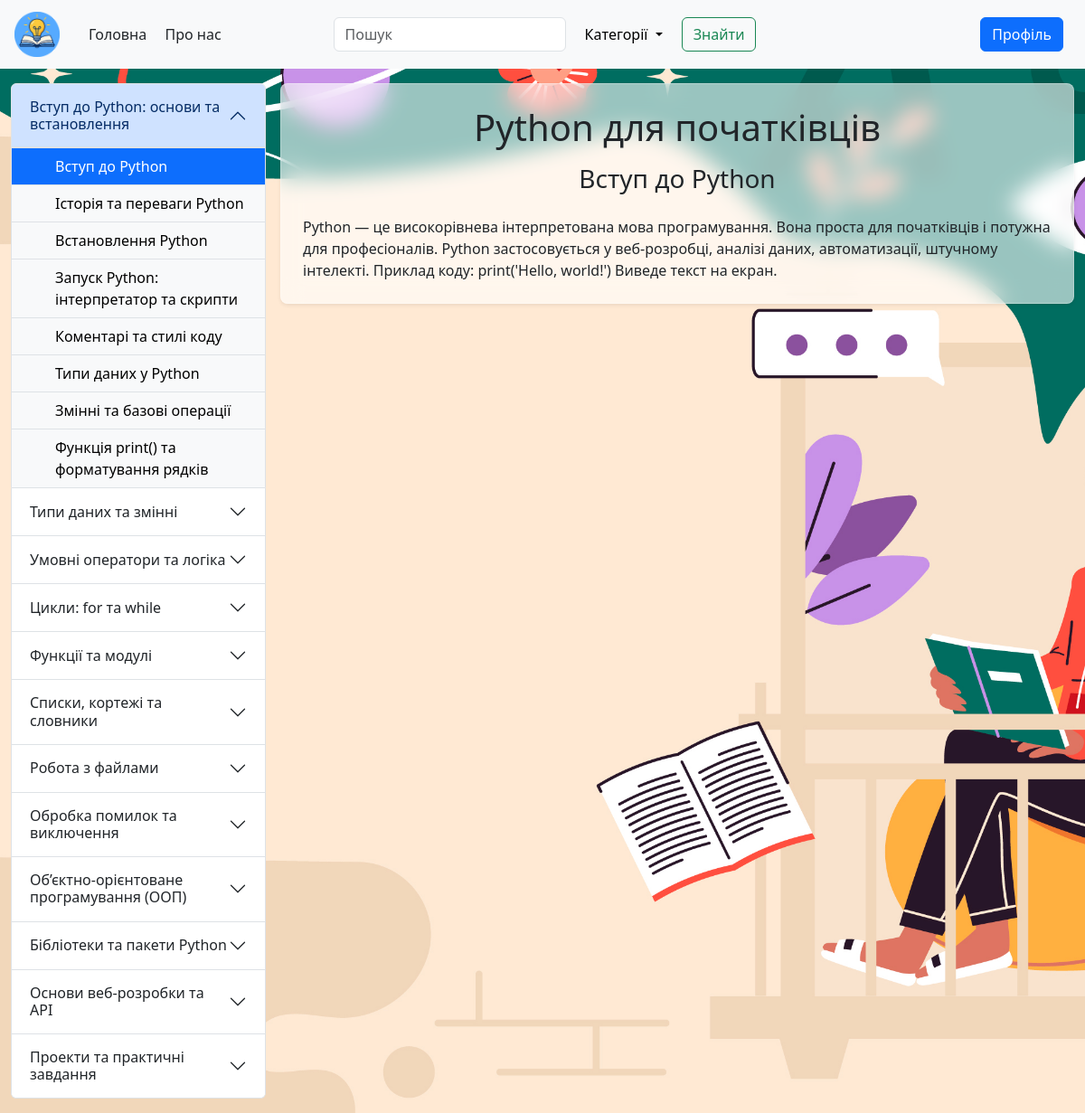
Page /course/1/1/1 (signed in) on the committed database.
### tables this page shows
CREATE TABLE modules
                      (
                          id          INTEGER PRIMARY KEY AUTOINCREMENT,
                          course_id INTEGER,
                          title       TEXT NOT NULL,
                          module_number INTEGER NOT NULL
                              CHECK (module_number >= 1 AND module_number <= 24),
                          FOREIGN KEY (course_id) REFERENCES courses (id)
                      );

CREATE TABLE lessons
                      (
                          id        INTEGER PRIMARY KEY AUTOINCREMENT,
                          course_id INTEGER,
                          module_number INTEGER,
                          title     TEXT NOT NULL,
                          content   TEXT NOT NULL,
                          module_id INTEGER NOT NULL
                              CHECK (module_id >= 1 AND module_id <= 50),
                          FOREIGN KEY (course_id) REFERENCES courses (id),
                          FOREIGN KEY (module_id) REFERENCES modules (id),
                          FOREIGN KEY (module_number) REFERENCES modules (module_number)
                      );

CREATE TABLE courses
                      (
                          id          INTEGER PRIMARY KEY AUTOINCREMENT,
                          title       TEXT NOT NULL,
                          description_short TEXT NOT NULL,
                          description TEXT NOT NULL,
                          img TEXT NOT NULL,
                          modules_quantity INTEGER NOT NULL
                              CHECK (modules_quantity >= 1 AND modules_quantity <= 24),
                          created_at  TEXT DEFAULT CURRENT_TIMESTAMP
                      );

### app.py (the view)
@app.get("/course/<int:course_id>/<int:module_id>/<int:lesson_id>")
@login_required
def course(course_id, module_id, lesson_id):
    course = get_course_by_id(course_id)
    modules = get_modules_by_course_id(course_id)
    lessons = get_lessons_by_course_id(course_id)
    lesson_main = get_lesson_by_lesson_id(lesson_id)
    return render_template(
        "course.html", user_logined=user_in_session(),
        course=course, modules=modules, lessons=lessons, lesson_main=lesson_main,
        module_id=module_id, lesson_id=lesson_id
    )

### DB_utilts.py (called while the page is built)
def get_db_conn():
    conn = sqlite3.connect("database.db")
    conn.row_factory = sqlite3.Row
    conn.execute("PRAGMA foreign_keys = ON;")
    return conn

def get_course_by_id(course_id: int):
    conn = get_db_conn()
    cursor = conn.cursor()
    cursor.execute("SELECT * FROM courses WHERE id = ?", (course_id,))
    course = cursor.fetchone()
    conn.close()
    return course

def get_modules_by_course_id(course_id: int):
    conn = get_db_conn()
    cursor = conn.cursor()
    cursor.execute("SELECT * FROM modules WHERE course_id = ?", (course_id,))
    modules = cursor.fetchall()
    conn.close()
    return modules

def get_lessons_by_course_id(course_id: int):
    conn = get_db_conn()
    cursor = conn.cursor()
    cursor.execute("SELECT * FROM lessons WHERE course_id = ? ORDER BY module_id, id", (course_id,))
    data = cursor.fetchall()
    conn.close()
    return data

def get_lesson_by_lesson_id(lesson_id: int):
    conn = get_db_conn()
    cursor = conn.cursor()
    cursor.execute("SELECT * FROM lessons WHERE id = ?", (lesson_id,))
    lesson = cursor.fetchone()
    conn.close()
    return lesson

### session_utilts.py (called while the page is built)
def login_required(f):
    @wraps(f)
    def decorated_function(*args, **kwargs):
        if session.get("user_email") is None:
            return redirect(url_for("get_login"))
        return f(*args, **kwargs)
    return decorated_function

def user_in_session():
    return session.get("user_email") is not None

### templates/course.html
{% extends "base.html" %}
{% block body_class %}bg-img{% endblock %}
{% block content %}
<div class="container-fluid py-3">
    <div class="row g-3">
        <div class="col-12 col-md-3">
            <div class="accordion" id="courseAccordion">
                {% for module in modules %}
                <div class="accordion-item">
                    <h2 class="accordion-header" id="heading{{ module['id'] }}">
                        <button class="accordion-button {% if module['id'] != module_id %}collapsed{% endif %}"
                                type="button"
                                data-bs-toggle="collapse"
                                data-bs-target="#collapse{{ module['id'] }}"
                                aria-expanded="{% if module['id'] == module_id %}true{% else %}false{% endif %}"
                                aria-controls="collapse{{ module['id'] }}">
                            {{ module["title"] }}
                        </button>
                    </h2>
                    <div id="collapse{{ module['id'] }}"
                         class="accordion-collapse collapse {% if module['id'] == module_id %}show{% endif %}"
                         aria-labelledby="heading{{ module['id'] }}"
                         data-bs-parent="#courseAccordion">
                        <div class="accordion-body p-0">
                            <div class="d-grid gap-0">
                                {% for lesson in lessons if lesson["module_id"] == module["id"] %}
                                    <a href="{{ url_for('course', course_id=course['id'], module_id=module['id'],
                                            lesson_id=lesson['id']) }}"
                                       class="btn btn-light py-2 ps-5 text-start rounded-0 border-0 border-top
                                       {% if lesson['id'] == lesson_id %} active-lesson {% endif %}">
                                       {{ lesson["title"] }}
                                    </a>
                                {% endfor %}
                            </div>
                        </div>
                    </div>
                </div>
                {% endfor %}
            </div>
        </div>
        <div class="col-12 col-md-9">
            <div class="p-4 glass-container rounded-3 shadow-sm">
                <h1 class="mb-3 text-center">{{ course["title"] }}</h1>
                <h3 class="mb-4 text-center">{{ lesson_main["title"] }}</h3>
                <div class="content">
                    {{ lesson_main["content"] | safe }}
                </div>
            </div>
        </div>
    </div>
</div>
{% endblock %}

### static/style.css (style rules this page uses)
.bg-img { background-image: url('images/BG.jpg'); background-size: cover; background-position: center; background-repeat: no-repeat; background-attachment: fixed; }
.glass-container { background: rgba(255, 255, 255, 0.6); backdrop-filter: blur(12px); -webkit-backdrop-filter: blur(12px); border-radius: 16px; border: 1px solid rgba(255, 255, 255, 0.25); padding: 25px; box-shadow: 0 8px 32px rgba(0, 0, 0, 0.2); }
.active-lesson { background: #0d6efd !important; color: #fff !important; }

### rows in the picture
modules: title "Вступ до Python: основи та встановлення"
lessons: title "Вступ до Python", content "Python — це високорівнева інтерпретована мова програмування. Вона проста для початківців і потужна для професіоналів. Python застосовується у веб-розробці, аналізі даних, автоматизації, штучному інтелекті. Приклад коду: print('Hello, world!') Виведе текст на екран."
lessons: title "Історія та переваги Python"
lessons: title "Встановлення Python"
lessons: title "Запуск Python: інтерпретатор та скрипти"
lessons: title "Коментарі та стилі коду"
lessons: title "Типи даних у Python"
lessons: title "Змінні та базові операції"
lessons: title "Функція print() та форматування рядків"
modules: title "Типи даних та змінні"
modules: title "Умовні оператори та логіка"
modules: title "Цикли: for та while"
modules: title "Функції та модулі"
modules: title "Списки, кортежі та словники"
modules: title "Робота з файлами"
modules: title "Обробка помилок та виключення"
modules: title "Об’єктно-орієнтоване програмування (ООП)"
modules: title "Бібліотеки та пакети Python"
modules: title "Основи веб-розробки та API"
modules: title "Проекти та практичні завдання"
courses: title "Python для початківців"
